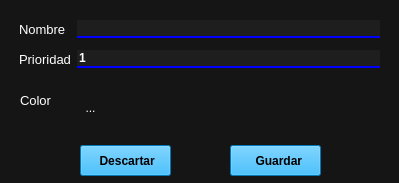
<?xml version="1.0" encoding="UTF-8"?>
<ui version="4.0">
 <class>crearCategoria</class>
 <widget class="QWidget" name="crearCategoria">
  <property name="windowModality">
   <enum>Qt::WindowModality::WindowModal</enum>
  </property>
  <property name="geometry">
   <rect>
    <x>0</x>
    <y>0</y>
    <width>399</width>
    <height>183</height>
   </rect>
  </property>
  <property name="minimumSize">
   <size>
    <width>0</width>
    <height>0</height>
   </size>
  </property>
  <property name="maximumSize">
   <size>
    <width>399</width>
    <height>183</height>
   </size>
  </property>
  <property name="windowTitle">
   <string>Crear categoría</string>
  </property>
  <property name="windowIcon">
   <iconset>
    <normaloff>../recursos/iconos/categorias.png</normaloff>../recursos/iconos/categorias.png</iconset>
  </property>
  <property name="styleSheet">
   <string notr="true">color: rgb(255, 255, 255);
background-color: rgb(21, 21, 21);</string>
  </property>
  <widget class="QWidget" name="formLayoutWidget">
   <property name="geometry">
    <rect>
     <x>19</x>
     <y>20</y>
     <width>361</width>
     <height>59</height>
    </rect>
   </property>
   <layout class="QFormLayout" name="formLayout">
    <property name="verticalSpacing">
     <number>12</number>
    </property>
    <item row="0" column="0">
     <widget class="QLabel" name="nombreLabel">
      <property name="font">
       <font>
        <pointsize>10</pointsize>
       </font>
      </property>
      <property name="styleSheet">
       <string notr="true">color:white;</string>
      </property>
      <property name="text">
       <string>Nombre</string>
      </property>
     </widget>
    </item>
    <item row="0" column="1">
     <widget class="QLineEdit" name="nombreLineEdit">
      <property name="font">
       <font>
        <bold>false</bold>
       </font>
      </property>
      <property name="styleSheet">
       <string notr="true">color:white;
background-color: rgb(30, 30, 30);
    border-top: none;
    border-left: none;
    border-right: none;
    border-bottom: 2px solid blue;

padding-left:5px;
</string>
      </property>
      <property name="echoMode">
       <enum>QLineEdit::EchoMode::Normal</enum>
      </property>
      <property name="cursorPosition">
       <number>0</number>
      </property>
      <property name="clearButtonEnabled">
       <bool>true</bool>
      </property>
     </widget>
    </item>
    <item row="1" column="0">
     <widget class="QLabel" name="prioridadLabel">
      <property name="font">
       <font>
        <pointsize>10</pointsize>
       </font>
      </property>
      <property name="styleSheet">
       <string notr="true">color:white;</string>
      </property>
      <property name="text">
       <string>Prioridad</string>
      </property>
     </widget>
    </item>
    <item row="1" column="1">
     <widget class="QSpinBox" name="prioridadSpinBox">
      <property name="font">
       <font>
        <pointsize>9</pointsize>
        <bold>true</bold>
       </font>
      </property>
      <property name="styleSheet">
       <string notr="true">color:white;
background-color: rgb(30, 30, 30);
    border-top: none;
    border-left: none;
    border-right: none;
    border-bottom: 2px solid blue;</string>
      </property>
      <property name="wrapping">
       <bool>false</bool>
      </property>
      <property name="frame">
       <bool>true</bool>
      </property>
      <property name="alignment">
       <set>Qt::AlignmentFlag::AlignLeading|Qt::AlignmentFlag::AlignLeft|Qt::AlignmentFlag::AlignVCenter</set>
      </property>
      <property name="buttonSymbols">
       <enum>QAbstractSpinBox::ButtonSymbols::NoButtons</enum>
      </property>
      <property name="accelerated">
       <bool>false</bool>
      </property>
      <property name="showGroupSeparator" stdset="0">
       <bool>false</bool>
      </property>
      <property name="minimum">
       <number>1</number>
      </property>
     </widget>
    </item>
   </layout>
  </widget>
  <widget class="QPushButton" name="descartar">
   <property name="geometry">
    <rect>
     <x>80</x>
     <y>145</y>
     <width>91</width>
     <height>31</height>
    </rect>
   </property>
   <property name="font">
    <font>
     <bold>true</bold>
    </font>
   </property>
   <property name="styleSheet">
    <string notr="true">color: rgb(0, 0, 0);
background-color: rgb(0, 170, 255);</string>
   </property>
   <property name="text">
    <string> Descartar</string>
   </property>
   <property name="icon">
    <iconset>
     <normaloff>../recursos/iconos/ic_descartar.png</normaloff>../recursos/iconos/ic_descartar.png</iconset>
   </property>
  </widget>
  <widget class="QPushButton" name="guardarCategoria">
   <property name="geometry">
    <rect>
     <x>230</x>
     <y>145</y>
     <width>91</width>
     <height>31</height>
    </rect>
   </property>
   <property name="font">
    <font>
     <bold>true</bold>
    </font>
   </property>
   <property name="styleSheet">
    <string notr="true">color: rgb(0, 0, 0);
background-color: rgb(0, 170, 255);</string>
   </property>
   <property name="text">
    <string>  Guardar</string>
   </property>
   <property name="icon">
    <iconset>
     <normaloff>../recursos/iconos/ic_guardar.png</normaloff>../recursos/iconos/ic_guardar.png</iconset>
   </property>
  </widget>
  <widget class="QToolButton" name="color">
   <property name="geometry">
    <rect>
     <x>75</x>
     <y>92</y>
     <width>31</width>
     <height>31</height>
    </rect>
   </property>
   <property name="sizePolicy">
    <sizepolicy hsizetype="Minimum" vsizetype="Fixed">
     <horstretch>0</horstretch>
     <verstretch>0</verstretch>
    </sizepolicy>
   </property>
   <property name="styleSheet">
    <string notr="true">background-color: rgb(21, 21, 21);border:none;</string>
   </property>
   <property name="text">
    <string>...</string>
   </property>
   <property name="icon">
    <iconset>
     <normaloff>../recursos/iconos/ic_selectorColor.png</normaloff>../recursos/iconos/ic_selectorColor.png</iconset>
   </property>
   <property name="iconSize">
    <size>
     <width>26</width>
     <height>26</height>
    </size>
   </property>
  </widget>
  <widget class="QLabel" name="label">
   <property name="geometry">
    <rect>
     <x>20</x>
     <y>92</y>
     <width>51</width>
     <height>16</height>
    </rect>
   </property>
   <property name="font">
    <font>
     <pointsize>10</pointsize>
     <bold>false</bold>
    </font>
   </property>
   <property name="text">
    <string>Color</string>
   </property>
   <property name="alignment">
    <set>Qt::AlignmentFlag::AlignLeading|Qt::AlignmentFlag::AlignLeft|Qt::AlignmentFlag::AlignVCenter</set>
   </property>
  </widget>
 </widget>
 <resources/>
 <connections>
  <connection>
   <sender>descartar</sender>
   <signal>clicked()</signal>
   <receiver>crearCategoria</receiver>
   <slot>hide()</slot>
   <hints>
    <hint type="sourcelabel">
     <x>125</x>
     <y>125</y>
    </hint>
    <hint type="destinationlabel">
     <x>199</x>
     <y>76</y>
    </hint>
   </hints>
  </connection>
 </connections>
</ui>
